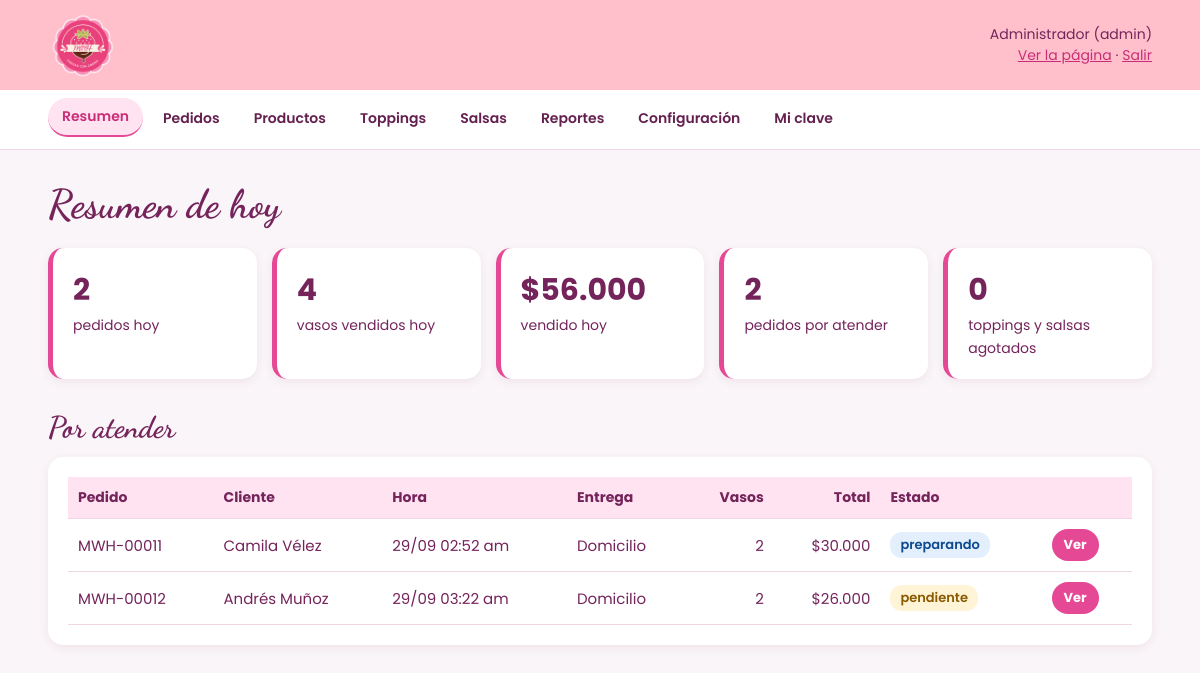
Page /admin/index.php (signed in) on the committed database.
### tables this page shows
CREATE TABLE pedidos (
  id        INT AUTO_INCREMENT PRIMARY KEY,
  cliente   VARCHAR(60)  NOT NULL,
  telefono  VARCHAR(15)  NOT NULL,
  entrega   ENUM('recoger','domicilio') NOT NULL DEFAULT 'recoger',
  direccion VARCHAR(150) NULL,
  notas     VARCHAR(200) NULL,
  total     INT UNSIGNED NOT NULL,
  estado    ENUM('pendiente','preparando','entregado','cancelado') NOT NULL DEFAULT 'pendiente',
  fecha     DATETIME     NOT NULL DEFAULT CURRENT_TIMESTAMP
);

### includes/funciones.php (called while the page is built, shortened)
<?php
require_once __DIR__ . "/conexion.php";
function limpiar($texto)
{
    return htmlspecialchars((string) $texto, ENT_QUOTES, "UTF-8");
}
function pesos($valor)
{
    return "$" . number_format((int) $valor, 0, ",", ".");
}
function consultar($sql, $tipos = "", $valores = [])
{
    global $conexion;
    $stmt = $conexion->prepare($sql);
    $stmt->execute();
    $filas = $stmt->get_result()->fetch_all(MYSQLI_ASSOC);
    return $filas;
}
function consultar_uno($sql, $tipos = "", $valores = [])
{
    $filas = consultar($sql, $tipos, $valores);
    return $filas[0] ?? null;
}
function codigo_pedido($id)
{
    return "MWH-" . str_pad((string) $id, 5, "0", STR_PAD_LEFT);
}

### admin/index.php (the view, shortened to what this page needs)
<?php
$hoy = consultar_uno(
    "SELECT COUNT(*)                   AS pedidos,
            COALESCE(SUM(total), 0)    AS ventas
       FROM pedidos
      WHERE DATE(fecha) = CURDATE() AND estado <> 'cancelado'"
);
$vasos_hoy = consultar_uno(
    "SELECT COUNT(*) AS vasos
       FROM detalle_pedidos d
       JOIN pedidos p ON p.id = d.pedido_id
      WHERE DATE(p.fecha) = CURDATE() AND p.estado <> 'cancelado'"
)["vasos"];
$por_atender = consultar_uno(
    "SELECT COUNT(*) AS n FROM pedidos WHERE estado IN ('pendiente', 'preparando')"
)["n"];
$agotados = consultar_uno(
    "SELECT (SELECT COUNT(*) FROM toppings WHERE activo = 1 AND disponible = 0)
          + (SELECT COUNT(*) FROM salsas   WHERE activo = 1 AND disponible = 0) AS n"
)["n"];
$cola = consultar(
    "SELECT p.id, p.cliente, p.entrega, p.total, p.estado, p.fecha,
            COUNT(d.id) AS vasos
       FROM pedidos p
       JOIN detalle_pedidos d ON d.pedido_id = p.id
      WHERE p.estado IN ('pendiente', 'preparando')
      GROUP BY p.id
      ORDER BY p.fecha"
);
require "encabezado.php";
?>
<h1>Resumen de hoy</h1>
<div class="contadores">
    <div class="contador"><strong><?= $hoy["pedidos"] ?></strong><span>pedidos hoy</span></div>
    <div class="contador"><strong><?= $vasos_hoy ?></strong><span>vasos vendidos hoy</span></div>
    <div class="contador"><strong><?= pesos($hoy["ventas"]) ?></strong><span>vendido hoy</span></div>
    <div class="contador"><strong><?= $por_atender ?></strong><span>pedidos por atender</span></div>
    <div class="contador"><strong><?= $agotados ?></strong><span>toppings y salsas agotados</span></div>
</div>
<h2>Por atender</h2>
<div class="caja tabla-scroll">
    <?php if (!$cola): ?>
        <p>No hay pedidos pendientes. 🍓</p>
    <?php else: ?>
        <table>
            <tr><th>Pedido</th><th>Cliente</th><th>Hora</th><th>Entrega</th><th class="numero">Vasos</th><th class="numero">Total</th><th>Estado</th><th></th></tr>
            <?php foreach ($cola as $p): ?>
                <tr>
                    <td><?= codigo_pedido($p["id"]) ?></td>
                    <td><?= limpiar($p["cliente"]) ?></td>
                    <td><?= date("d/m h:i a", strtotime($p["fecha"])) ?></td>
                    <td><?= $p["entrega"] === "domicilio" ? "Domicilio" : "Recoge" ?></td>
                    <td class="numero"><?= $p["vasos"] ?></td>
                    <td class="numero"><?= pesos($p["total"]) ?></td>
                    <td><span class="estado estado-<?= $p["estado"] ?>"><?= $p["estado"] ?></span></td>
                    <td><a class="boton boton-chico" href="pedido.php?id=<?= $p["id"] ?>">Ver</a></td>
                </tr>
            <?php endforeach; ?>
        </table>
    <?php endif; ?>
</div>
<?php require "pie.php"; ?>

### assets/css/estilos.css (style rules this page uses)
:root { --vino: #74245b; --vino-oscuro: #64204f; --rosado: #e54895; --rosado-oscuro: #c92d78; --rosado-titulo: #d83c8a; --rosado-claro: #ffe3f0; --rosado-fondo: #f9d8e9; --pie: #722451; --verde: #1f9d55; --rojo: #c62828; }
* { margin: 0; padding: 0; box-sizing: border-box; }
html { scroll-behavior: smooth; }
body { font-family: 'Poppins', Arial, sans-serif; background-color: white; color: var(--vino); overflow-x: hidden; }
h1, h2, h3 { font-family: 'Dancing Script', cursive; }
button, .boton { display: inline-block; border: none; background-color: var(--rosado); color: white; padding: 12px 25px; border-radius: 20px; cursor: pointer; font-weight: bold; font-family: inherit; font-size: 15px; text-decoration: none; transition: transform 0.3s ease, box-shadow 0.3s ease, background-color 0.3s; }
.panel-cuerpo { background: #faf5f8; font-size: 15px; }
.panel h1 { font-size: 40px; margin-bottom: 20px; }
.panel h2 { font-size: 30px; margin: 30px 0 12px; }
.contadores { display: grid; grid-template-columns: repeat(auto-fit, minmax(190px, 1fr)); gap: 15px; }
.contador { background: white; border-radius: 15px; padding: 20px; box-shadow: 0 3px 10px rgba(116, 36, 91, 0.08); border-left: 5px solid var(--rosado); }
.contador strong { display: block; font-size: 30px; }
.contador span { font-size: 14px; }
.caja { background: white; border-radius: 15px; padding: 20px; box-shadow: 0 3px 10px rgba(116, 36, 91, 0.08); margin-bottom: 20px; }
.tabla-scroll { overflow-x: auto; }
table { width: 100%; border-collapse: collapse; background: white; }
th, td { padding: 10px; text-align: left; border-bottom: 1px solid #f0d6e3; vertical-align: middle; }
th { background: var(--rosado-claro); font-size: 14px; }
td.numero, th.numero { text-align: right; white-space: nowrap; }
.estado { display: inline-block; padding: 3px 10px; border-radius: 12px; font-size: 13px; font-weight: 600; }
.estado-pendiente { background: #fff4d6; color: #8a5a00; }
.estado-preparando { background: #e3effd; color: #0d4a8f; }
.boton-chico { padding: 6px 12px; font-size: 13px; }

### rows in the picture
pedidos: id "MWH-00011", cliente "Camila Vélez", fecha "29/09 02:52 am", entrega "Domicilio", vasos "2", total "$30.000", estado "preparando"
pedidos: id "MWH-00012", cliente "Andrés Muñoz", fecha "29/09 03:22 am", entrega "Domicilio", vasos "2", total "$26.000", estado "pendiente"

### other values in the picture
limpiar($usuario["nombre"]) "Administrador"
limpiar($usuario["rol"]) "admin"
$texto "Resumen"
$texto "Pedidos"
$texto "Productos"
$texto "Toppings"
$texto "Salsas"
$texto "Reportes"
$texto "Configuración"
$texto "Mi clave"
$hoy["pedidos"] "2"
$vasos_hoy "4"
pesos($hoy["ventas"]) "$56.000"
$por_atender "2"
$agotados "0"
